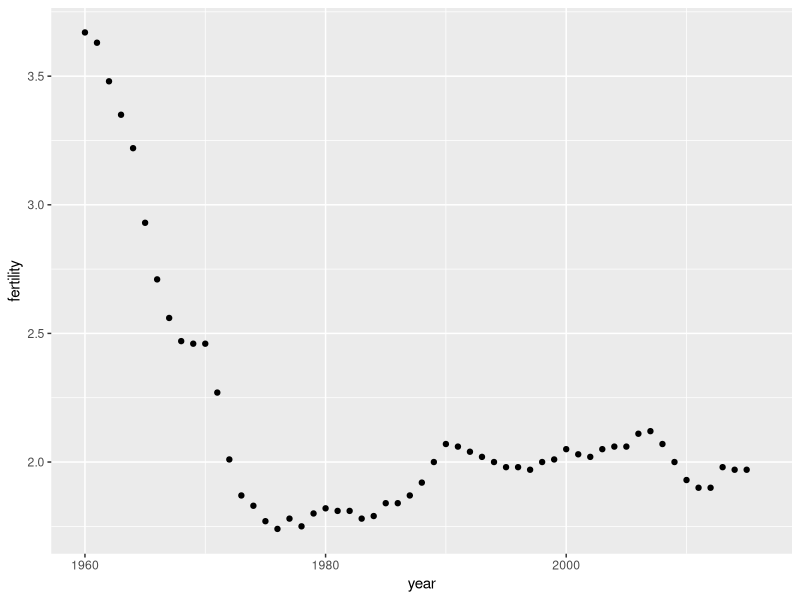
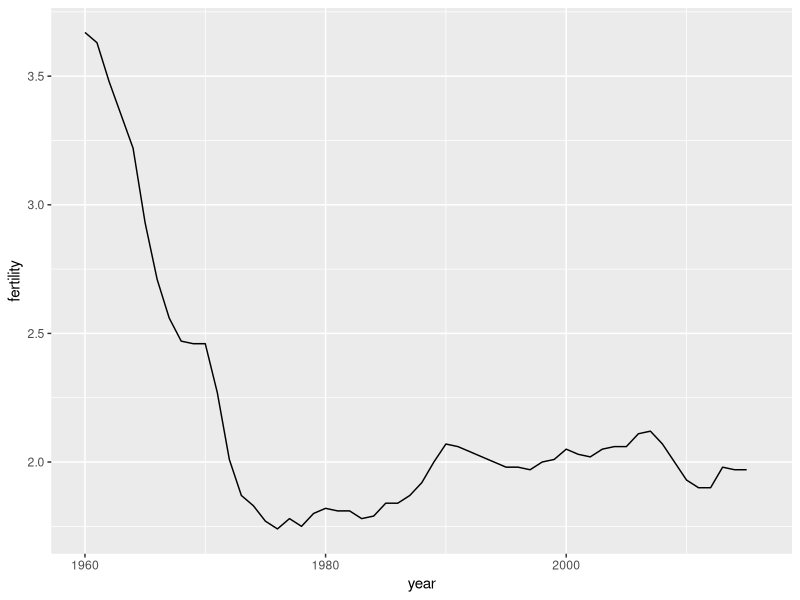
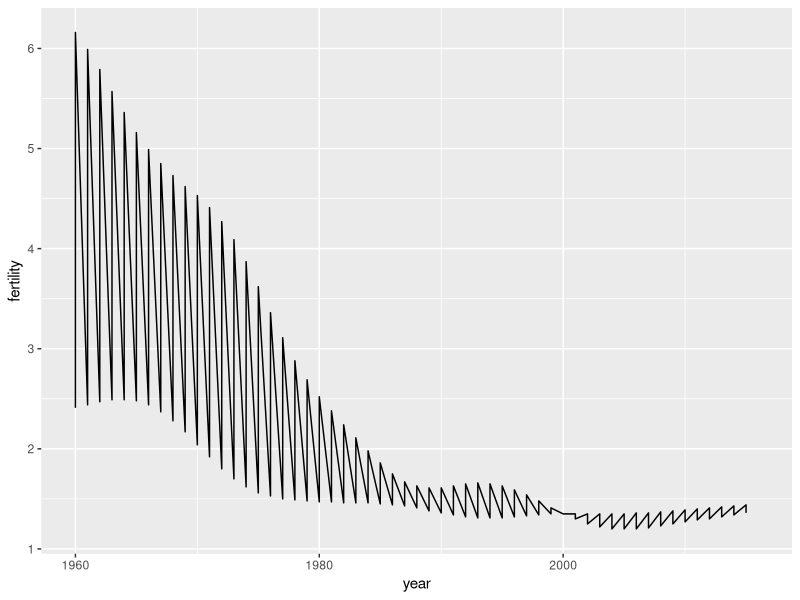
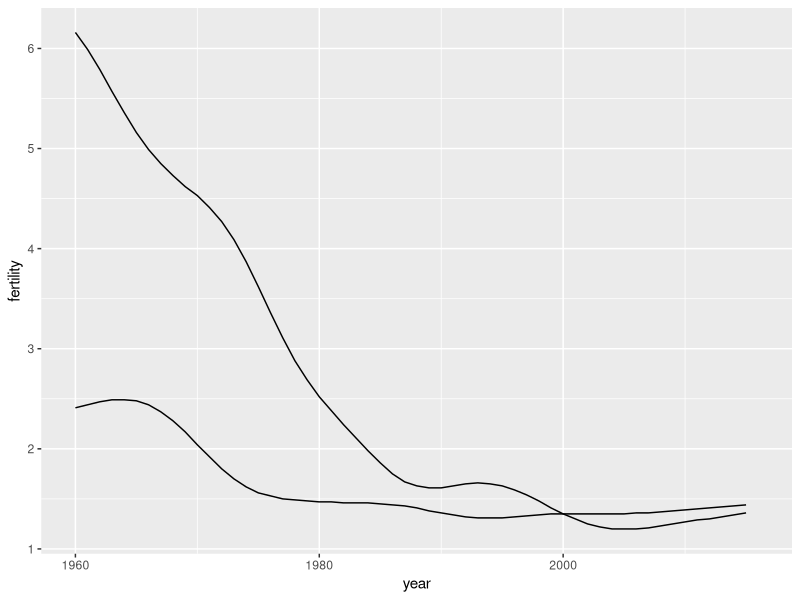
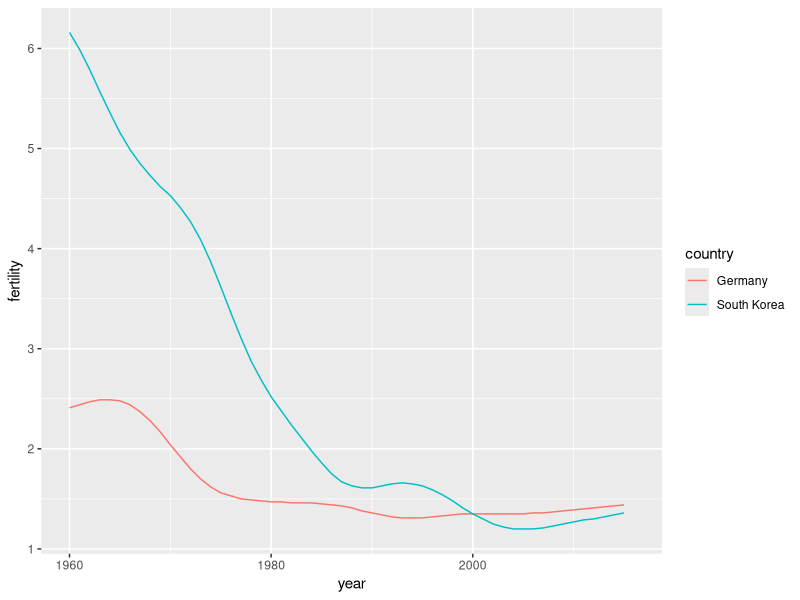
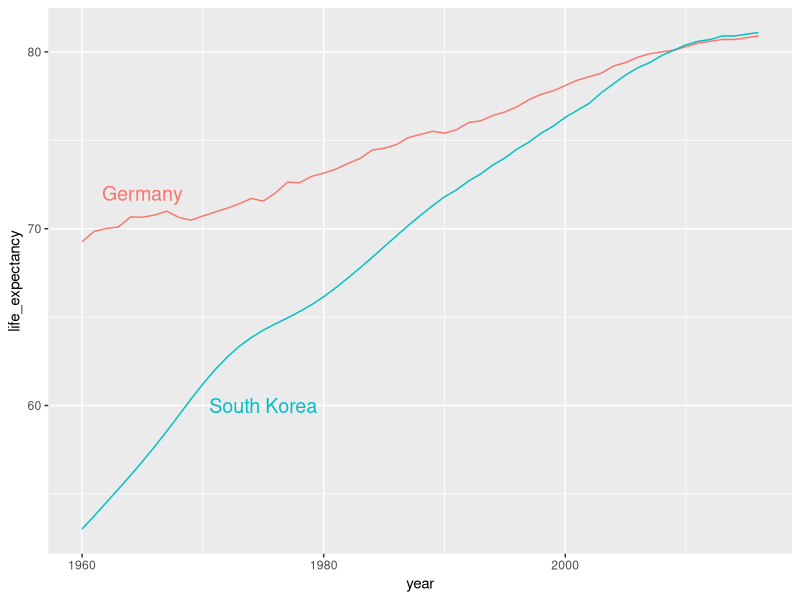

Source code (R) for these figures, in order:
library(tidyverse)
library(dslabs)
data(gapminder)
# scatterplot of US fertility by year
gapminder %>%
  filter(country == "United States") %>%
  ggplot(aes(year, fertility)) +
  geom_point()

# line plot of US fertility by year
gapminder %>%
  filter(country == "United States") %>%
  ggplot(aes(year, fertility)) +
  geom_line()
# line plot fertility time series for two countries- only one line (incorrect)
countries <- c("South Korea", "Germany")
gapminder %>% filter(country %in% countries) %>%
  ggplot(aes(year, fertility)) +
  geom_line()

# line plot fertility time series for two countries - one line per country
gapminder %>% filter(country %in% countries) %>%
  ggplot(aes(year, fertility, group = country)) +
  geom_line()

# fertility time series for two countries - lines colored by country
gapminder %>% filter(country %in% countries) %>%
  ggplot(aes(year, fertility, col = country)) +
  geom_line()
# life expectancy time series - lines colored by country and labeled, no legend
labels <- data.frame(country = countries, x = c(1975, 1965), y = c(60, 72))
gapminder %>% filter(country %in% countries) %>%
  ggplot(aes(year, life_expectancy, col = country)) +
  geom_line() +
  geom_text(data = labels, aes(x, y, label = country), size = 5) +
  theme(legend.position = "none")
